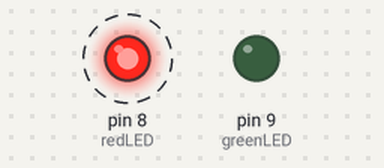
Bench run of a sketch on a simulated Arduino Uno, built with avr-gcc and run on an emulated ATmega328P. Shown: output pins drawn as LEDs (lit = HIGH). Dashed ring = blinking.

Above: at 0.5 s.
At 2.5 s:
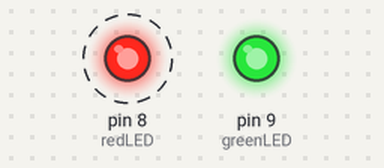
Timing chart, 0 to 5.2 s (numbered marks = the images above):
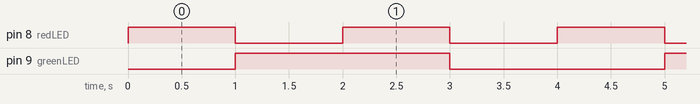

The sketch:

Project002_Challenge4_LED_Tested.ino
```cpp
const int redLED = 8;
const int greenLED = 9;

void setup() {
  pinMode(redLED, OUTPUT);
  pinMode(greenLED, OUTPUT);

  digitalWrite(redLED, LOW);
  digitalWrite(greenLED, LOW);
}

void loop() {
  // Red LED on, green LED off
  digitalWrite(redLED, HIGH);
  digitalWrite(greenLED, LOW);
  delay(1000);

  // Green LED on, red LED off
  digitalWrite(redLED, LOW);
  digitalWrite(greenLED, HIGH);
  delay(1000);

  // Both LEDs on
  digitalWrite(redLED, HIGH);
  digitalWrite(greenLED, HIGH);
  delay(1000);

  // Both LEDs off
  digitalWrite(redLED, LOW);
  digitalWrite(greenLED, LOW);
  delay(1000);
}
```

Measured:
- by itself, pin 8 (redLED): alternates HIGH for 1.0 s and LOW for 1.0 s
- by itself, pin 9 (greenLED): alternates HIGH for 2.0 s and LOW for 2.0 s
- by itself, everything shown: repeats every 4.0 s, in 4 steps
